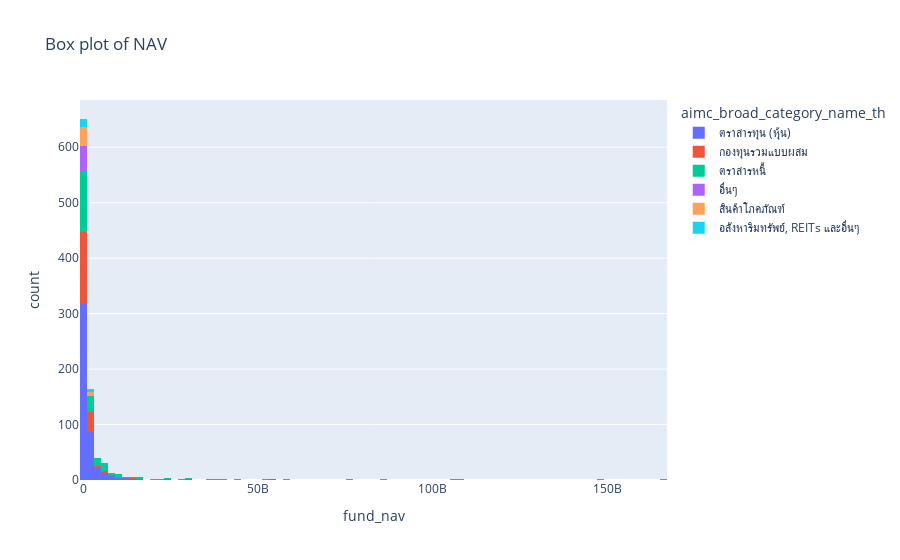

Notebook source saved alongside this figure:
### Code cell
px.histogram(fund_df, 
        color='aimc_broad_category_name_th', 
        x='fund_nav', 
        # height=1200,
        title='Box plot of NAV'
    )

### Figure 1 — Plotly figure (JSON) as saved in the notebook; plotly's stock layout.template omitted (floating-point values rounded to 4 significant figures; data arrays with more than 128 entries replaced by an {"elided": "..."} marker saying what was removed)
{"data": [{"alignmentgroup": "True", "bingroup": "x", "hovertemplate": "aimc_broad_category_name_th=ตราสารทุน (หุ้น)<br>fund_nav=%{x}<br>count=%{y}<extra></extra>", "legendgroup": "ตราสารทุน (หุ้น)", "marker": {"color": "#636efa"}, "name": "ตราสารทุน (หุ้น)", "offsetgroup": "ตราสารทุน (หุ้น)", "orientation": "v", "showlegend": true, "type": "histogram", "x": {"elided": "456 float values"}, "xaxis": "x", "yaxis": "y"}, {"alignmentgroup": "True", "bingroup": "x", "hovertemplate": "aimc_broad_category_name_th=กองทุนรวมแบบผสม<br>fund_nav=%{x}<br>count=%{y}<extra></extra>", "legendgroup": "กองทุนรวมแบบผสม", "marker": {"color": "#EF553B"}, "name": "กองทุนรวมแบบผสม", "offsetgroup": "กองทุนรวมแบบผสม", "orientation": "v", "showlegend": true, "type": "histogram", "x": {"elided": "182 float values"}, "xaxis": "x", "yaxis": "y"}, {"alignmentgroup": "True", "bingroup": "x", "hovertemplate": "aimc_broad_category_name_th=ตราสารหนี้<br>fund_nav=%{x}<br>count=%{y}<extra></extra>", "legendgroup": "ตราสารหนี้", "marker": {"color": "#00cc96"}, "name": "ตราสารหนี้", "offsetgroup": "ตราสารหนี้", "orientation": "v", "showlegend": true, "type": "histogram", "x": {"elided": "201 float values"}, "xaxis": "x", "yaxis": "y"}, {"alignmentgroup": "True", "bingroup": "x", "hovertemplate": "aimc_broad_category_name_th=อื่นๆ<br>fund_nav=%{x}<br>count=%{y}<extra></extra>", "legendgroup": "อื่นๆ", "marker": {"color": "#ab63fa"}, "name": "อื่นๆ", "offsetgroup": "อื่นๆ", "orientation": "v", "showlegend": true, "type": "histogram", "x": [16480000.0, 43710000.0, 63190000.0, 69504764, 55980000.0, 44030000.0, 617400000.0, 56770000.0, 48590000.0, 30040000.0, 18820000.0, 13640000.0, 13860000.0, 133300000.0, 47600000.0, 21920000.0, 25490000.0, 14610000.0, 55430000.0, 61330629, 43840000.0, 58850000.0, 69660000.0, 48130000.0, 55550000.0, 38950000.0, 153500000.0, 295900000.0, 93210000.0, 38160000.0, 49280000.0, 80170000.0, 12760000.0, 703700000.0, 13560000.0, 71030000.0, 137200000.0, 43240000.0, 62870000.0, 39040000.0, 84630000.0, 8846000.0, 79490000.0, 28950000.0, 818000000.0, 957500000.0, 205400000.0], "xaxis": "x", "yaxis": "y"}, {"alignmentgroup": "True", "bingroup": "x", "hovertemplate": "aimc_broad_category_name_th=สินค้าโภคภัณฑ์<br>fund_nav=%{x}<br>count=%{y}<extra></extra>", "legendgroup": "สินค้าโภคภัณฑ์", "marker": {"color": "#FFA15A"}, "name": "สินค้าโภคภัณฑ์", "offsetgroup": "สินค้าโภคภัณฑ์", "orientation": "v", "showlegend": true, "type": "histogram", "x": [635300000.0, 58930000.0, 122300000.0, 707500000.0, 35040000.0, 186200000.0, 271100000.0, 40670000.0, 43610000.0, 10260000.0, 1609000000.0, 1071000000.0, 4184000000.0, 234900000.0, 69130000.0, 1018000000.0, 1371000000.0, 50990000.0, 362800000.0, 5325000.0, 59820000.0, 798300000.0, 354500000.0, 461000000.0, 1379000000.0, 152200000.0, 297100000.0, 77650000.0, 163000000.0, 348100000.0, 2319000000.0, 768300000.0, 1002000000.0, 76940000.0, 90600000.0, 39750000.0, 208800000.0, 277300000.0, 695600000.0, 2413000.0, 31350000.0, 73220000.0], "xaxis": "x", "yaxis": "y"}, {"alignmentgroup": "True", "bingroup": "x", "hovertemplate": "aimc_broad_category_name_th=อสังหาริมทรัพย์, REITs และอื่นๆ<br>fund_nav=%{x}<br>count=%{y}<extra></extra>", "legendgroup": "อสังหาริมทรัพย์, REITs และอื่นๆ", "marker": {"color": "#19d3f3"}, "name": "อสังหาริมทรัพย์, REITs และอื่นๆ", "offsetgroup": "อสังหาริมทรัพย์, REITs และอื่นๆ", "orientation": "v", "showlegend": true, "type": "histogram", "x": [1684000000.0, 1321000000.0, 140400000.0, 820300000.0, 395700000.0, 114000000.0, 274800000.0, 1400000000.0, 257900000.0, 1174000000.0, 44270000.0, 292700000.0, 78550000.0, 2878000000.0, 260400000.0, 330400000.0, 239300000.0, 130000000.0, 261500000.0, 51310000.0, 5148000000.0], "xaxis": "x", "yaxis": "y"}], "layout": {"barmode": "relative", "legend": {"title": {"text": "aimc_broad_category_name_th"}, "tracegroupgap": 0}, "title": {"text": "Box plot of NAV"}, "xaxis": {"anchor": "y", "domain": [0, 1], "title": {"text": "fund_nav"}}, "yaxis": {"anchor": "x", "domain": [0, 1], "title": {"text": "count"}}}}
